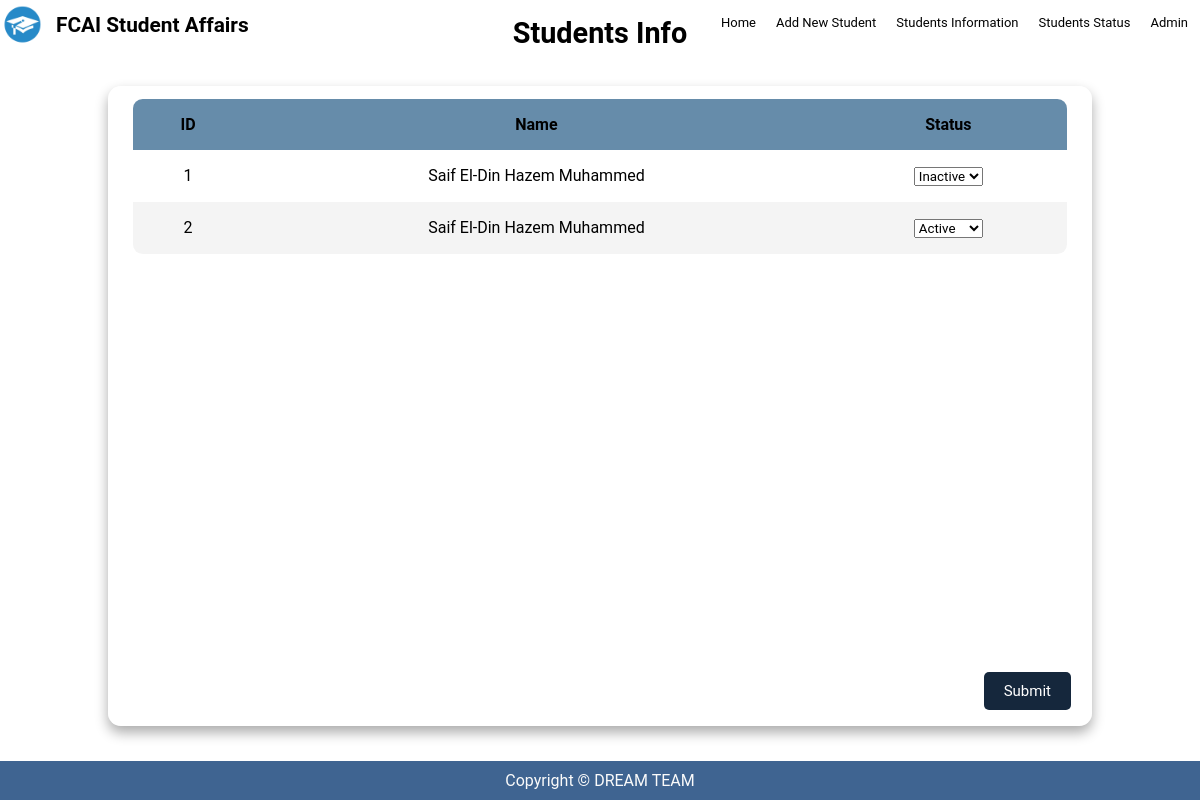
Screenshot of /status/ (signed in) with the database file from the repository.
### students/models.py (models this page shows)
class Student(models.Model):
    name = models.CharField(max_length=50)
    status = models.CharField(max_length=25, choices=STATUS)
    birthDate = models.DateField()
    gpa = models.FloatField()
    phoneNumber = models.CharField(max_length=11)
    email = models.EmailField()
    gender = models.CharField(max_length=6, choices=GENDER)
    level = models.IntegerField(choices=LEVEL_CHOICES)
    department = models.CharField(max_length=25, choices=DEPARTMENTS)
    def __str__(self):
        return self.name

### students/views.py (the view)
# urls.py: path('status/', views.studentList, name='status'),
def studentList(request):
    allStudents = Student.objects.all()  # Get all students from the database
    context = {'allStudents': allStudents}
    return render(request, 'studentList.html', context)

### students/templates/studentList.html (shortened to what this page needs)
{% extends 'base.html' %}
{% block body %}
<section class="table__header">
  <h1 class="statusTitle">Students Info</h1>
</section>
<form action="" method="POST">
  <div class="allStatusTable">
    <main class="table" id="saifTable">
      <section class="table__body">
        <table>
          <thead>
            <tr>
              <th>ID</th>
              <th>Name</th>
              <th>Status</th>
            </tr>
          </thead>
          <tbody>
            {% for student in allStudents %}
            <div id="studentContainer">
              <tr>
                <td>{{ student.id }}</td>
                <td>{{ student }}</td>
                <td>
                  <select name="status_{{ student.id }}">
                    <option value="act" {% if student.status == "ACTIVE" %}selected{% endif %}>Active</option>
                    <option value="inact" {% if student.status == "INACTIVE" %}selected{% endif %}>Inactive</option>
                  </select>
                </td>
              </tr>
            </div>
            {% endfor %}
          </tbody>
          <div class="smallBtnArea">
            <input type="submit" value="Submit" onclick="return confirm('Are you sure?')" class="Btn" />
          </div>
        </table>
      </section>
    </main>
  </div>
</form>
{% endblock body %}

### templates/base.html (shortened to what this page needs)
{%load static%}
<!DOCTYPE html>
<html lang="en">
  <head>
    <link rel="stylesheet" href="{% static 'css/style.css' %}" />
  </head>
  <body>
    <header>
      <div class="navleft">
        <sub
          ><img
            src="{% static 'images/icon.webp' %}"
            alt="icon"
            style="width: 40px"
        /></sub>
        <a
          style="
            text-decoration: none;
            color: black;
            font-size: 25px;
            font-weight: bold;
          "
          href="index.html"
          ><span style="margin-left: 10px"
            ><sup> FCAI student Affairs</sup></span
          ></a
        >
      </div>
      <nav class="navbar">
        <ul>
          <li><a href="{% url 'students:index' %}">Home</a></li>
          <li><a href="{% url 'students:add' %}">Add New Student</a></li>
          <li>
            <a href="{% url 'students:studentData' %}">Students Information</a>
          </li>
          <li><a href="{% url 'students:status' %}">Students Status</a></li>
          <li>
            <a href="{% url 'students:index' %}">{{user.username}} </a>
          </li>
        </ul>
      </nav>
    </header>
    {% block body %} {% endblock body %}
    <footer>
      <p>Copyright © DREAM TEAM</p>
    </footer>
  </body>
</html>

### static/css/style.css (style rules this page uses)
* { margin: 0; padding: 0; box-sizing: border-box; font-family: "Google Sans", Roboto, Arial, sans-serif; text-decoration: none; }
body { min-height: 100vh; display: flex; flex-direction: column; background-image: url(https://i.pinimg.com/564x/b7/5f/71/b75f71b1195835a27b73673852c36546.jpg); }
header { text-transform: capitalize; padding: 5px 2px; position: absolute; top: 0; right: 0; left: 0; display: flex; justify-content: space-between; z-index: 10000; margin-bottom: 25px; }
header .navbar ul { list-style: none; }
header .navbar ul li { position: relative; float: left; }
header .navbar ul li a { font-size: 13px; padding: 10px; color: rgb(3, 3, 3); display: block; border-radius: 50px; }
#saifTable { width: 82vw; height: 80vh; background-color: #fff5; backdrop-filter: blur(7px); box-shadow: 0 0.4rem 0.8rem #0005; border-radius: 0.8rem; overflow: hidden; margin-top: 20px; margin-bottom: 20px; }
.table__header { text-align: center; width: 100%; height: 15%; font-size: 1.2rem; padding: 1rem 1rem; justify-content: space-between; align-items: center; }
.table__body { width: 95%; max-height: calc(89% - 1.6rem); background-color: #fffb; margin: 0.8rem auto; border-radius: 0.6rem; overflow: auto; overflow: overlay; }
.table__body table { width: 100%; }
.table__body table, th, td { border-collapse: collapse; padding: 1rem; text-align: left; text-align: center; }
.table__body thead th { position: sticky; top: 0; left: 0; background-color: #668caafe; cursor: pointer; text-transform: capitalize; }
.table__body tbody tr:nth-child(even) { background-color: #0000000b; }
.allStatusTable, .btnArea { display: flex; justify-content: center; align-items: center; }
.smallBtnArea { position: fixed; bottom: 1rem; right: 1rem; display: flex; justify-content: center; align-items: center; }
.Btn { margin-right: 5px; background-color: #15273c; color: #fff; border: none; padding: 10px 20px; font-size: 15px; border-radius: 5px; }
footer { position: static; left: 0; bottom: 0; margin-top: auto; width: 100%; padding: 10px; background-color: #3f6491; color: #fafafa; text-align: center; }

### rows the page displays
Student: id "1", name "Saif El-Din Hazem Muhammed", status+id "Inactive"
Student: id "2", name "Saif El-Din Hazem Muhammed", status+id "Active"

### other values shown
{{ user.username }} "Admin"
